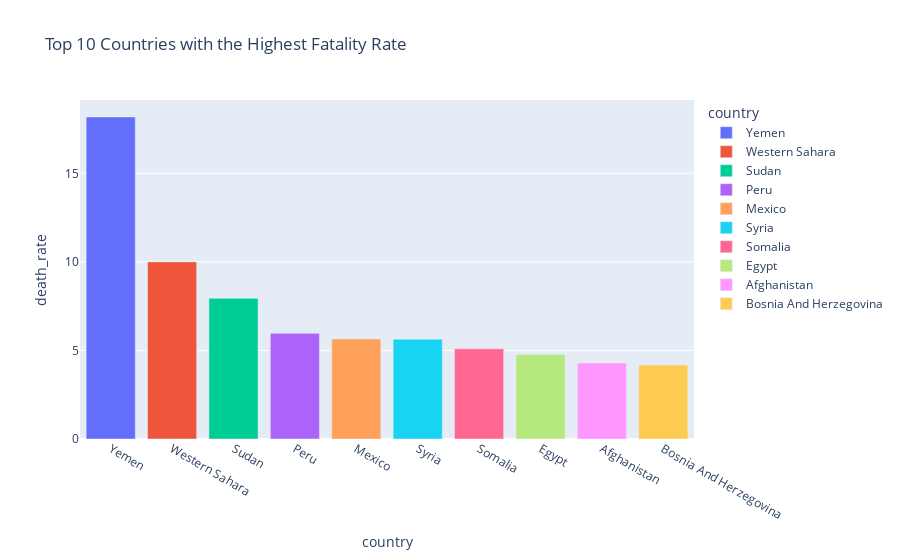

The notebook cell this image was saved under:
### Code cell
sorted_all = summary_data_df_copy.sort_values(by='death_rate', ascending=False)

fig = px.bar(
    sorted_all.head(10),
    x ='country',
    y = 'death_rate',
    color='country',
    title='Top 10 Countries with the Highest Fatality Rate',
)

fig.show()

### Figure 1 — Plotly figure (JSON) as saved in the notebook; plotly's stock layout.template omitted (floating-point values rounded to 4 significant figures)
{"data": [{"hovertemplate": "country=%{x}<br>death_rate=%{y}<extra></extra>", "legendgroup": "Yemen", "marker": {"color": "#636efa", "pattern": {"shape": ""}}, "name": "Yemen", "orientation": "v", "showlegend": true, "textposition": "auto", "type": "bar", "x": ["Yemen"], "xaxis": "x", "y": [18.18], "yaxis": "y"}, {"hovertemplate": "country=%{x}<br>death_rate=%{y}<extra></extra>", "legendgroup": "Western Sahara", "marker": {"color": "#EF553B", "pattern": {"shape": ""}}, "name": "Western Sahara", "orientation": "v", "showlegend": true, "textposition": "auto", "type": "bar", "x": ["Western Sahara"], "xaxis": "x", "y": [10.0], "yaxis": "y"}, {"hovertemplate": "country=%{x}<br>death_rate=%{y}<extra></extra>", "legendgroup": "Sudan", "marker": {"color": "#00cc96", "pattern": {"shape": ""}}, "name": "Sudan", "orientation": "v", "showlegend": true, "textposition": "auto", "type": "bar", "x": ["Sudan"], "xaxis": "x", "y": [7.941], "yaxis": "y"}, {"hovertemplate": "country=%{x}<br>death_rate=%{y}<extra></extra>", "legendgroup": "Peru", "marker": {"color": "#ab63fa", "pattern": {"shape": ""}}, "name": "Peru", "orientation": "v", "showlegend": true, "textposition": "auto", "type": "bar", "x": ["Peru"], "xaxis": "x", "y": [5.964], "yaxis": "y"}, {"hovertemplate": "country=%{x}<br>death_rate=%{y}<extra></extra>", "legendgroup": "Mexico", "marker": {"color": "#FFA15A", "pattern": {"shape": ""}}, "name": "Mexico", "orientation": "v", "showlegend": true, "textposition": "auto", "type": "bar", "x": ["Mexico"], "xaxis": "x", "y": [5.647], "yaxis": "y"}, {"hovertemplate": "country=%{x}<br>death_rate=%{y}<extra></extra>", "legendgroup": "Syria", "marker": {"color": "#19d3f3", "pattern": {"shape": ""}}, "name": "Syria", "orientation": "v", "showlegend": true, "textposition": "auto", "type": "bar", "x": ["Syria"], "xaxis": "x", "y": [5.638], "yaxis": "y"}, {"hovertemplate": "country=%{x}<br>death_rate=%{y}<extra></extra>", "legendgroup": "Somalia", "marker": {"color": "#FF6692", "pattern": {"shape": ""}}, "name": "Somalia", "orientation": "v", "showlegend": true, "textposition": "auto", "type": "bar", "x": ["Somalia"], "xaxis": "x", "y": [5.091], "yaxis": "y"}, {"hovertemplate": "country=%{x}<br>death_rate=%{y}<extra></extra>", "legendgroup": "Egypt", "marker": {"color": "#B6E880", "pattern": {"shape": ""}}, "name": "Egypt", "orientation": "v", "showlegend": true, "textposition": "auto", "type": "bar", "x": ["Egypt"], "xaxis": "x", "y": [4.773], "yaxis": "y"}, {"hovertemplate": "country=%{x}<br>death_rate=%{y}<extra></extra>", "legendgroup": "Afghanistan", "marker": {"color": "#FF97FF", "pattern": {"shape": ""}}, "name": "Afghanistan", "orientation": "v", "showlegend": true, "textposition": "auto", "type": "bar", "x": ["Afghanistan"], "xaxis": "x", "y": [4.29], "yaxis": "y"}, {"hovertemplate": "country=%{x}<br>death_rate=%{y}<extra></extra>", "legendgroup": "Bosnia And Herzegovina", "marker": {"color": "#FECB52", "pattern": {"shape": ""}}, "name": "Bosnia And Herzegovina", "orientation": "v", "showlegend": true, "textposition": "auto", "type": "bar", "x": ["Bosnia And Herzegovina"], "xaxis": "x", "y": [4.179], "yaxis": "y"}], "layout": {"barmode": "relative", "legend": {"title": {"text": "country"}, "tracegroupgap": 0}, "title": {"text": "Top 10 Countries with the Highest Fatality Rate"}, "xaxis": {"anchor": "y", "categoryarray": ["Yemen", "Western Sahara", "Sudan", "Peru", "Mexico", "Syria", "Somalia", "Egypt", "Afghanistan", "Bosnia And Herzegovina"], "categoryorder": "array", "domain": [0, 1], "title": {"text": "country"}}, "yaxis": {"anchor": "x", "domain": [0, 1], "title": {"text": "death_rate"}}}}
